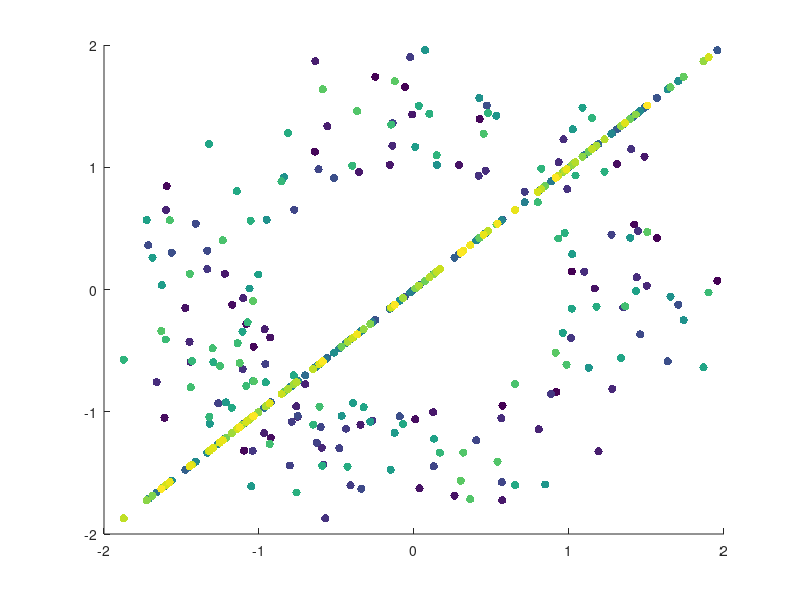

Write the MATLAB code that produced this figure.
X1 = [0.57057
1.56665
1.01913
0.9179
-0.2496
-0.0585
1.9574
-0.6388
-1.5951
1.4209
-1.0343
0.4236
-1.0967
-1.6096
0.0079
1.3099
-0.9238
-1.1727
-1.0813
-1.475
0.29
0.261
-0.9285
0.0358
1.1664
0.12293
1.487
-0.3555
-1.2198
0.5685
-0.0124
-0.156
-0.9631
-0.3453
-0.5592
-0.637
1.1901
-0.9668
-0.7493
-1.6001
0.8048
-1.1019
-0.7027
-0.7597
1.5026
-0.595
-0.1398
-1.4483
-1.441
1.2789
0.93272
-1.6604
1.4369
0.5633
0.9646
0.462
1.0986
0.9888
-0.5729
-1.1051
1.4011
1.4449
0.417
0.8847
-0.2688
1.0129
-1.3342
-0.5867
-1.0411
-0.7890
-0.0246
0.7139
-0.4389
-0.4092
1.3494
-0.48152
-0.6269
-1.2637
-0.9584
-0.8003
-0.1384
1.2736
-0.6158
0.1276
-0.7729
0.4013
0.5666
-0.6014
1.4585
-1.3337
-0.7503
-1.4079
-1.7150
-0.3396
-1.5630
-0.0920
0.4708
1.6367
1.7043
-0.5162
0.57057
1.56665
1.01913
0.9179
-0.2496
-0.0585
1.9574
-0.6388
-1.5951
1.4209
-1.0343
0.4236
-1.0967
-1.6096
0.0079
1.3099
-0.9238
-1.1727
-1.0813
-1.475
0.29
0.261
-0.9285
0.0358
1.1664
0.12293
1.487
-0.3555
-1.2198
0.5685
-0.0124
-0.156
-0.9631
-0.3453
-0.5592
-0.637
1.1901
-0.9668
-0.7493
-1.6001
0.8048
-1.1019
-0.7027
-0.7597
1.5026
-0.595
-0.1398
-1.4483
-1.441
1.2789
0.93272
-1.6604
1.4369
0.5633
0.9646
0.462
1.0986
0.9888
-0.5729
-1.1051
1.4011
1.4449
0.417
0.8847
-0.2688
1.0129
-1.3342
-0.5867
-1.0411
-0.7890
-0.0246
0.7139
-0.4389
-0.4092
1.3494
-0.48152
-0.6269
-1.2637
-0.9584
-0.8003
-0.1384
1.2736
-0.6158
0.1276
-0.7729
0.4013
0.5666
-0.6014
1.4585
-1.3337
-0.7503
-1.4079
-1.7150
-0.3396
-1.5630
-0.0920
0.4708
1.6367
1.7043
-0.5162
-0.95024
0.42132
0.1475
-0.8385
1.7391
1.6545
0.0715
1.1281
0.8454
0.5318
-0.467
1.3945
-1.3173
-1.0501
-1.0619
1.0251
-1.2134
-0.1253
-0.2822
-0.1511
1.0206
-1.6867
-0.3927
-1.6269
0.0082
-1.00482
1.0866
0.9602
0.1289
-1.7243
1.4314
1.0188
-0.3251
-1.1068
1.3352
1.8676
-1.3235
-1.1753
-1.0399
0.6525
-1.1432
-0.0706
-0.7759
-0.9567
0.0313
-1.2948
1.1773
-0.4282
-0.5922
-0.8130
1.04136
-0.7575
0.0995
-1.0538
1.2285
0.9718
0.1462
0.8213
-1.8727
-0.6512
1.148
0.4777
0.9303
-0.8546
-1.0733
-0.3987
0.1675
-1.4324
-1.3206
-1.0823
1.9005
0.799
-1.1383
-1.6016
-0.1474
-1.29893
-1.2522
-0.9311
-0.6098
-1.4396
1.3614
0.4495
0.984
-1.4463
0.6518
-1.2335
-1.5757
-1.1251
-0.3672
0.3174
-1.0336
0.539
0.3622
-1.6304
0.302
-1.0383
1.5051
-0.5885
-0.1240
0.9141
-0.95024
0.42132
0.1475
-0.8385
1.7391
1.6545
0.0715
1.1281
0.8454
0.5318
-0.467
1.3945
-1.3173
-1.0501
-1.0619
1.0251
-1.2134
-0.1253
-0.2822
-0.1511
1.0206
-1.6867
-0.3927
-1.6269
0.0082
-1.00482
1.0866
0.9602
0.1289
-1.7243
1.4314
1.0188
-0.3251
-1.1068
1.3352
1.8676
-1.3235
-1.1753
-1.0399
0.6525
-1.1432
-0.0706
-0.7759
-0.9567
0.0313
-1.2948
1.1773
-0.4282
-0.5922
-0.8130
1.04136
-0.7575
0.0995
-1.0538
1.2285
0.9718
0.1462
0.8213
-1.8727
-0.6512
1.148
0.4777
0.9303
-0.8546
-1.0733
-0.3987
0.1675
-1.4324
-1.3206
-1.0823
1.9005
0.799
-1.1383
-1.6016
-0.1474
-1.29893
-1.2522
-0.9311
-0.6098
-1.4396
1.3614
0.4495
0.984
-1.4463
0.6518
-1.2335
-1.5757
-1.1251
-0.3672
0.3174
-1.0336
0.539
0.3622
-1.6304
0.302
-1.0383
1.5051
-0.5885
-0.1240
0.9141];

Y1 = [-0.95024
0.42132
0.1475
-0.8385
1.7391
1.6545
0.0715
1.1281
0.8454
0.5318
-0.467
1.3945
-1.3173
-1.0501
-1.0619
1.0251
-1.2134
-0.1253
-0.2822
-0.1511
1.0206
-1.6867
-0.3927
-1.6269
0.0082
-1.00482
1.0866
0.9602
0.1289
-1.7243
1.4314
1.0188
-0.3251
-1.1068
1.3352
1.8676
-1.3235
-1.1753
-1.0399
0.6525
-1.1432
-0.0706
-0.7759
-0.9567
0.0313
-1.2948
1.1773
-0.4282
-0.5922
-0.8130
1.04136
-0.7575
0.0995
-1.0538
1.2285
0.9718
0.1462
0.8213
-1.8727
-0.6512
1.148
0.4777
0.9303
-0.8546
-1.0733
-0.3987
0.1675
-1.4324
-1.3206
-1.0823
1.9005
0.799
-1.1383
-1.6016
-0.1474
-1.29893
-1.2522
-0.9311
-0.6098
-1.4396
1.3614
0.4495
0.984
-1.4463
0.6518
-1.2335
-1.5757
-1.1251
-0.3672
0.3174
-1.0336
0.539
0.3622
-1.6304
0.302
-1.0383
1.5051
-0.5885
-0.1240
0.9141
0.57057
1.56665
1.01913
0.9179
-0.2496
-0.0585
1.9574
-0.6388
-1.5951
1.4209
-1.0343
0.4236
-1.0967
-1.6096
0.0079
1.3099
-0.9238
-1.1727
-1.0813
-1.475
0.29
0.261
-0.9285
0.0358
1.1664
0.12293
1.487
-0.3555
-1.2198
0.5685
-0.0124
-0.156
-0.9631
-0.3453
-0.5592
-0.637
1.1901
-0.9668
-0.7493
-1.6001
0.8048
-1.1019
-0.7027
-0.7597
1.5026
-0.595
-0.1398
-1.4483
-1.441
1.2789
0.93272
-1.6604
1.4369
0.5633
0.9646
0.462
1.0986
0.9888
-0.5729
-1.1051
1.4011
1.4449
0.417
0.8847
-0.2688
1.0129
-1.3342
-0.5867
-1.0411
-0.7890
-0.0246
0.7139
-0.4389
-0.4092
1.3494
-0.48152
-0.6269
-1.2637
-0.9584
-0.8003
-0.1384
1.2736
-0.6158
0.1276
-0.7729
0.4013
0.5666
-0.6014
1.4585
-1.3337
-0.7503
-1.4079
-1.7150
-0.3396
-1.5630
-0.0920
0.4708
1.6367
1.7043
-0.5162
0.57057
1.56665
1.01913
0.9179
-0.2496
-0.0585
1.9574
-0.6388
-1.5951
1.4209
-1.0343
0.4236
-1.0967
-1.6096
0.0079
1.3099
-0.9238
-1.1727
-1.0813
-1.475
0.29
0.261
-0.9285
0.0358
1.1664
0.12293
1.487
-0.3555
-1.2198
0.5685
-0.0124
-0.156
-0.9631
-0.3453
-0.5592
-0.637
1.1901
-0.9668
-0.7493
-1.6001
0.8048
-1.1019
-0.7027
-0.7597
1.5026
-0.595
-0.1398
-1.4483
-1.441
1.2789
0.93272
-1.6604
1.4369
0.5633
0.9646
0.462
1.0986
0.9888
-0.5729
-1.1051
1.4011
1.4449
0.417
0.8847
-0.2688
1.0129
-1.3342
-0.5867
-1.0411
-0.7890
-0.0246
0.7139
-0.4389
-0.4092
1.3494
-0.48152
-0.6269
-1.2637
-0.9584
-0.8003
-0.1384
1.2736
-0.6158
0.1276
-0.7729
0.4013
0.5666
-0.6014
1.4585
-1.3337
-0.7503
-1.4079
-1.7150
-0.3396
-1.5630
-0.0920
0.4708
1.6367
1.7043
-0.5162
-0.95024
0.42132
0.1475
-0.8385
1.7391
1.6545
0.0715
1.1281
0.8454
0.5318
-0.467
1.3945
-1.3173
-1.0501
-1.0619
1.0251
-1.2134
-0.1253
-0.2822
-0.1511
1.0206
-1.6867
-0.3927
-1.6269
0.0082
-1.00482
1.0866
0.9602
0.1289
-1.7243
1.4314
1.0188
-0.3251
-1.1068
1.3352
1.8676
-1.3235
-1.1753
-1.0399
0.6525
-1.1432
-0.0706
-0.7759
-0.9567
0.0313
-1.2948
1.1773
-0.4282
-0.5922
-0.8130
1.04136
-0.7575
0.0995
-1.0538
1.2285
0.9718
0.1462
0.8213
-1.8727
-0.6512
1.148
0.4777
0.9303
-0.8546
-1.0733
-0.3987
0.1675
-1.4324
-1.3206
-1.0823
1.9005
0.799
-1.1383
-1.6016
-0.1474
-1.29893
-1.2522
-0.9311
-0.6098
-1.4396
1.3614
0.4495
0.984
-1.4463
0.6518
-1.2335
-1.5757
-1.1251
-0.3672
0.3174
-1.0336
0.539
0.3622
-1.6304
0.302
-1.0383
1.5051
-0.5885
-0.1240
0.9141];


Z1 = [40;40;40;40;40;40;40;40;40;40;40;40;40;40;40;40;40;40;40;40
    40;40;40;40;40;40;40;40;40;40;40;40;40;40;40;40;40;40;40;40
    40;40;40;40;40;40;40;40;40;40;40;40;40;40;40;40;40;40;40;40
    40;40;40;40;40;40;40;40;40;40;40;40;40;40;40;40;40;40;40;40
    40;40;40;40;40;40;40;40;40;40;40;40;40;40;40;40;40;40;40;40
    30;30;30;30;30;30;30;30;30;30;30;30;30;30;30;30;30;30;30;30
    30;30;30;30;30;30;30;30;30;30;30;30;30;30;30;30;30;30;30;30
    30;30;30;30;30;30;30;30;30;30;30;30;30;30;30;30;30;30;30;30
    30;30;30;30;30;30;30;30;30;30;30;30;30;30;30;30;30;30;30;30
    30;30;30;30;30;30;30;30;30;30;30;30;30;30;30;30;30;30;30;30
    20;20;20;20;20;20;20;20;20;20;20;20;20;20;20;20;20;20;20;20
    20;20;20;20;20;20;20;20;20;20;20;20;20;20;20;20;20;20;20;20
    20;20;20;20;20;20;20;20;20;20;20;20;20;20;20;20;20;20;20;20
    20;20;20;20;20;20;20;20;20;20;20;20;20;20;20;20;20;20;20;20
    20;20;20;20;20;20;20;20;20;20;20;20;20;20;20;20;20;20;20;20
    10;10;10;10;10;10;10;10;10;10
    10;10;10;10;10;10;10;10;10;10
    10;10;10;10;10;10;10;10;10;10
    10;10;10;10;10;10;10;10;10;10
    10;10;10;10;10;10;10;10;10;10
    10;10;10;10;10;10;10;10;10;10
    10;10;10;10;10;10;10;10;10;10
    10;10;10;10;10;10;10;10;10;10
    10;10;10;10;10;10;10;10;10;10
    10;10;10;10;10;10;10;10;10;10];

%scatter3(X1,Y1,Z1,c, 'filled');
c = linspace(1,10,length(X1));
scatter3(X1,Y1,Z1,c, 'filled');
%scatter(x,y,[],c)
scatter(X1,Y1,[],c, 'filled')

